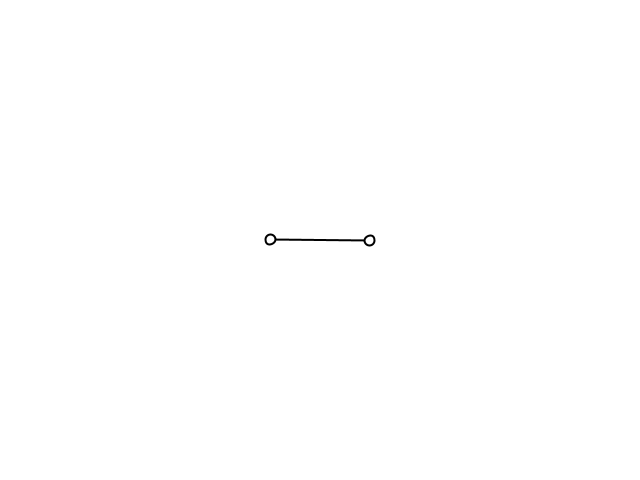
Frame 1 (no input)
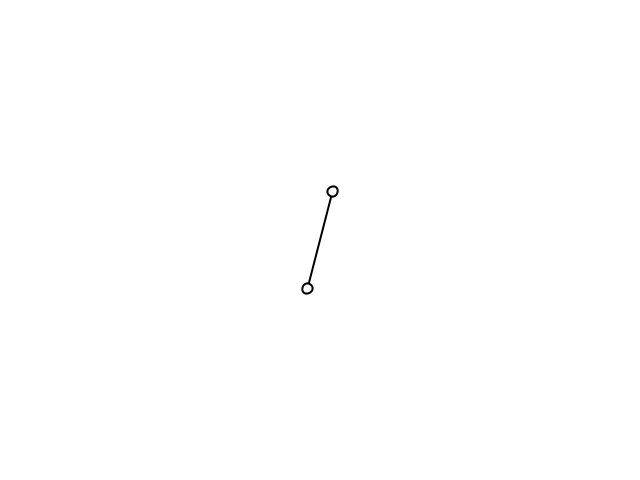
Frame 60 (the mouse pressed at the canvas centre just before this capture)
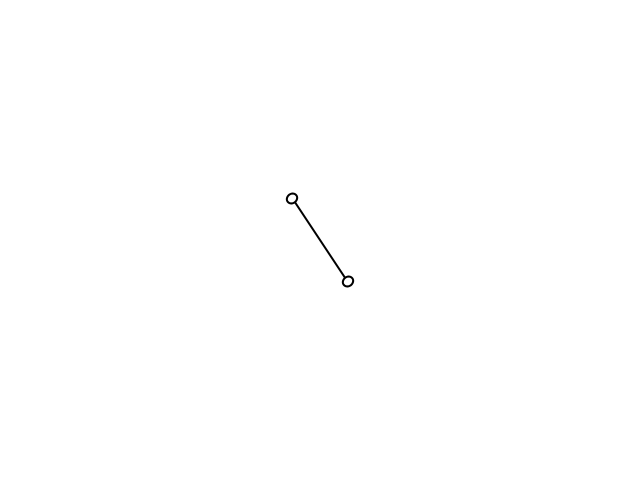
Frame 120 (the mouse held since frame 60 and released just before this capture)

The Processing sketch that drew these frames (run headless with seeded random() and noise(); from frame 60 on, the mouse is pressed at the canvas centre):

// Processing sketch: e01_rotation
// ── e01_rotation.pde
float angle = 0;
float aVelocity = 0;
float aAcceleration = 0.001;

void setup() {
  size(640, 480);
}

void draw() {
  background(255);
  stroke(0);
  strokeWeight(2);
  pushMatrix();
  translate(width/2, height/2);
  aVelocity += aAcceleration;
  angle += aVelocity;
  constrain(angle, 0, 0.2);
  rotate(angle);
  line(-50, 0, 50, 0);
  ellipseMode(CENTER);
  ellipse(-50, 0, 10, 10);
  ellipse(50, 0, 10, 10);
  popMatrix();
}
